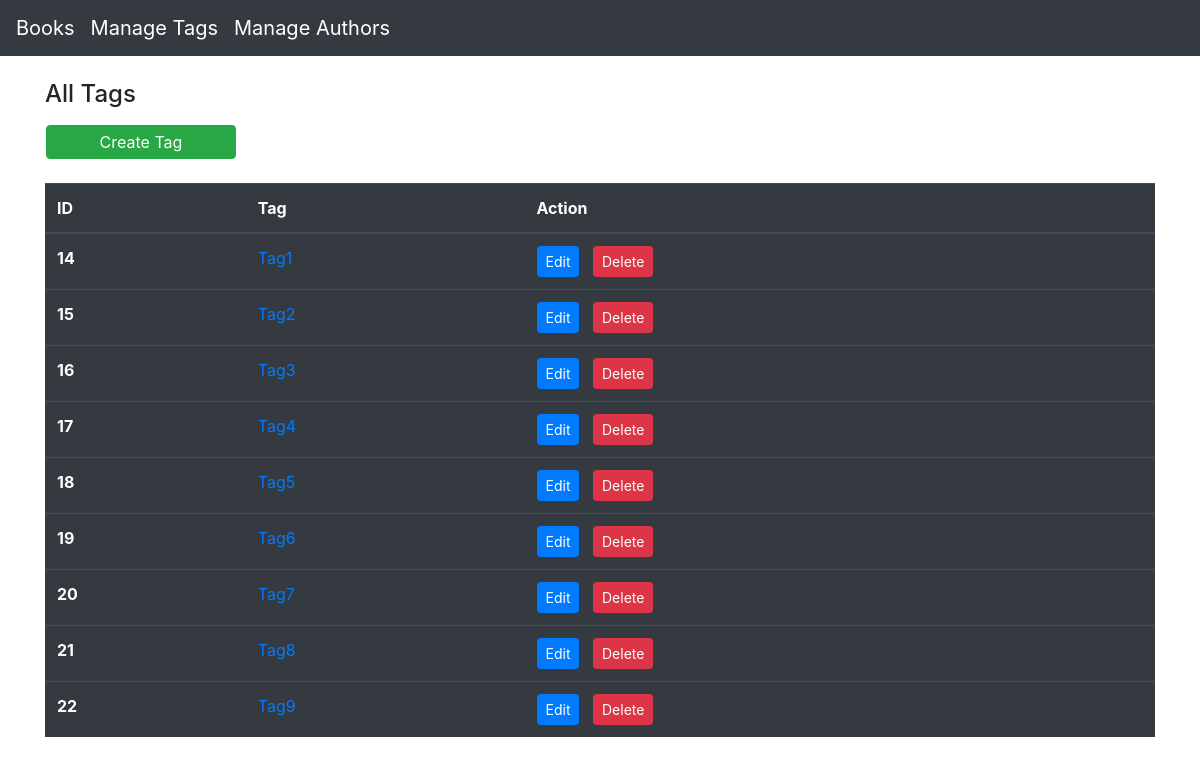
Screenshot of /tags/index.php with the database file from the repository.
### tables this page shows
CREATE TABLE `tags` (
    `id` int(11) NOT NULL,
    `tag` varchar(256) NOT NULL
  );

### config/database.php (called while the page is built)
<?php
return [
    'mysql'     => [
        'name'      => 'mysql',
        'host'      => 'localhost',
        'username'  => 'hani',
        'password'  => 'Hani.123!@#',
        'dbname'    => 'Test'
    ]
];

### config/connection.php (called while the page is built, shortened)
<?php
class Connection
{
    private $info;
    public function __construct()
    {
        $this->info = require "../config/database.php";
        $this->instance = $this->getConnection();
        return $this->instance;
    }
    public function getConnection()
    {
        $dsn = $this->info['mysql']['name'] . ':' . 'dbname=' . $this->info['mysql']['dbname'] . ';' . 'host=' . $this->info['mysql']['host'];
        try {
            $connection = new PDO($dsn, $this->info['mysql']['username'], $this->info['mysql']['password']);
            return $connection;
        } catch (PDOException $e) {
            echo "Connection Failed: " . $e->getMessage();
        }
    }
}

### db/BaseModel.php (called while the page is built, shortened)
<?php
require "../config/connection.php";
class BaseModel
{
    protected $fields = [];
    protected $table;
    protected $conn;
    public function __construct()
    {
        $connection = new Connection();
        $this->conn = $connection->instance;
        $this->conn->setAttribute(PDO::ATTR_ERRMODE, PDO::ERRMODE_WARNING);
    }
    public function fetchAll($row = null)
    {
        if ($row != null) {
            $query = $row;
        } else {
            $query = "SELECT " . implode(',', $this->fields) . " FROM " . $this->table;
        }
        $stmt = $this->conn->query($query)->fetchAll(PDO::FETCH_OBJ);
        return $stmt;
    }
}

### tags/index.php (the view, shortened to what this page needs)
<div class="row">
    <h4 class="col-12 mb-3">All Tags</h4>
    <a type="submit" class="btn btn-success col-2 mb-4 ml-3 p-1" href="create.php">Create Tag</a>
</div>
<table class="table table-dark">
    <thead>
        <tr>
            <th scope="col">ID</th>
            <th scope="col">Tag</th>
            <th scope="col">Action</th>
        </tr>
    </thead>
    <tbody>
        <?php
        $tags = new Tag;
        foreach ($tags->fetchAll() as $row) : ?>
            <tr>
                <th scope="row"><?= $row->id; ?></th>
                <td><a href="/tagsToBooks/index.php?id=<?= $row->id; ?>"><?= $row->tag; ?></a></td>
                <td><a class="btn btn-sm btn-primary" href="edit.php?id=<?= $row->id; ?>">Edit</a> &nbsp; <a class="btn btn-sm btn-danger" href="delete.php?id=<?= $row->id ?>">Delete</a></td>
            </tr>
        <?php endforeach; ?>
    </tbody>
</table>

### rows the page displays
tags: id "14", tag "Tag1"
tags: id "15", tag "Tag2"
tags: id "16", tag "Tag3"
tags: id "17", tag "Tag4"
tags: id "18", tag "Tag5"
tags: id "19", tag "Tag6"
tags: id "20", tag "Tag7"
tags: id "21", tag "Tag8"
tags: id "22", tag "Tag9"
